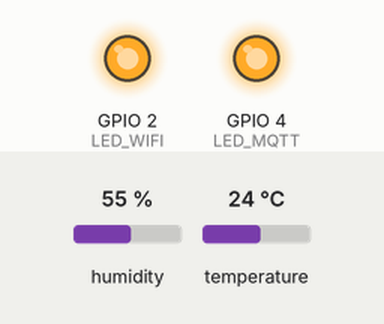
Recording of a program running on a simulated ESP32-S3. Shown: output pins drawn as LEDs (lit = HIGH). The test bench sets the inputs (shaded band); at power-on: humidity 55 %, temperature 24 °C. WiFi joins after 1.5 s; servers stay silent unless stated; the local clock reads 2024-03-15 10:24:30 at power-on unless the program sets it; no MQTT or app messages arrive unless stated; what the program prints to the serial monitor is not drawn.

Above: at 1.67 s.
At 4.2 s:
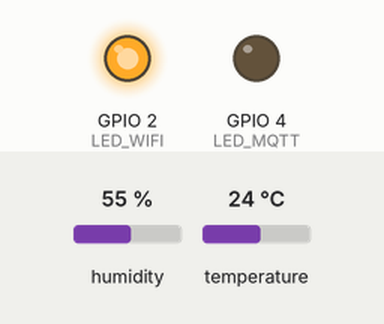
Timing chart, 0 to 8.1 s (numbered marks = the images above):
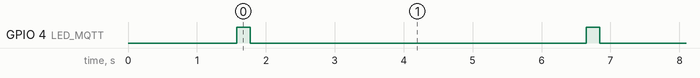

The program:

main.cpp
```cpp
#include <Arduino.h>
#include <WiFi.h>
#include <PubSubClient.h>
#include <DHT.h>
#include <RTClib.h>

// === KONFIGURASI WIFI & MQTT ===
const char *ssid = "Wokwi-GUEST";
const char *password = "";
const char *mqtt_server = "test.mosquitto.org";
const int mqtt_port = 1883;
const char *nama = "sendy";
String topic_data = "mqtt/" + String(nama) + "/data";

// === KONFIGURASI PIN LED ===
#define LED_WIFI 2
#define LED_MQTT 4

// === KONFIGURASI PIN DHT22 ===
#define DHTPIN 10
#define DHTTYPE DHT22
DHT sensor_dht(DHTPIN, DHTTYPE);

// === KONFIGURASI RTC DS1307 ===
RTC_DS1307 rtc;

// === OBJEK WIFI & MQTT ===
WiFiClient esp_client;
PubSubClient client(esp_client);

// === TASK HANDLES ===
TaskHandle_t TaskSensorHandle = NULL;


// === FUNGSI setup WIFI ===
void setupWifi()
{
  Serial.println("Connecting to WiFi...");
  WiFi.begin(ssid, password); // inisialisasi koneksi wifi
  while (WiFi.status() != WL_CONNECTED)
  {
    vTaskDelay(500 / portTICK_PERIOD_MS);
  }
  Serial.print("WiFi connected - IP: ");
  Serial.println(WiFi.localIP());
  Serial.println("");
  digitalWrite(LED_WIFI, HIGH);
}


// === FUNGSI CHECK KONEKSI WIFI ===
void checkWiFi()
{
  if (WiFi.status() != WL_CONNECTED)
  {
    digitalWrite(LED_WIFI, LOW);
    while (WiFi.status() != WL_CONNECTED)
    {
      WiFi.reconnect();
      vTaskDelay(500 / portTICK_PERIOD_MS);
    }
    digitalWrite(LED_WIFI, HIGH);
  }
}


// === TASK SENSOR ===
void taskSensor(void *pvParameters)
{
    const TickType_t xDelay = 5000 / portTICK_PERIOD_MS; // 5 detik
    const TickType_t xKedip = 200 / portTICK_PERIOD_MS; // 200 ms

    for (;;)
    {
      // cek koneksi WiFi
      if (WiFi.status() == WL_CONNECTED)
      {
        // baca sensor
        float data_hum = sensor_dht.readHumidity();
        float data_temp = sensor_dht.readTemperature();

        if (isnan(data_hum) || isnan(data_temp))
        {
            Serial.println("Failed to read from sensor_dht sensor!");
        }
        else
        {
            // ambil waktu dari RTC
            DateTime now_gmt7 = rtc.now(); // get waktu dari RTC (karena simulator wokwi pake waktu lokal browser jadinya default GMT+7)
            DateTime now_utc = now_gmt7 - TimeSpan(0, 7, 0, 0); // konversi ke UTC

            // format UTC
            char timestamp_utc[20];
            sprintf(timestamp_utc, "%04d-%02d-%02d %02d:%02d:%02d",
                    now_utc.year(), now_utc.month(), now_utc.day(),
                    now_utc.hour(), now_utc.minute(), now_utc.second());

            // format GMT+7
            char timestamp_gmt7[20];
            sprintf(timestamp_gmt7, "%04d-%02d-%02d %02d:%02d:%02d",
                    now_gmt7.year(), now_gmt7.month(), now_gmt7.day(),
                    now_gmt7.hour(), now_gmt7.minute(), now_gmt7.second());

            // buat data JSON
            String payload = "{";
            payload += "\"nama\":\"" + String(nama) + "\",";
            payload += "\"data\":{";
            payload += "\"temperature\":" + String(data_temp, 1) + ",";
            payload += "\"humidity\":" + String(data_hum, 1);
            payload += "},";
            payload += "\"timestamp\":\"" + String(timestamp_utc) + "\"";
            payload += "}";

            // koneksi ke MQTT
            client.connect("ESP32Client");

            // publish ke MQTT
            boolean result = client.publish(topic_data.c_str(), payload.c_str());

            // handle client MQTT
            client.loop();

            Serial.print("Datetime : ");
            Serial.println(timestamp_gmt7);
            Serial.print("Temperature : ");
            Serial.println(data_temp);
            Serial.print("Humidity : ");
            Serial.println(data_hum);
            Serial.print("Data Pack : ");
            Serial.println(payload);
            Serial.print("Result Publish : ");
            Serial.println(result ? "Success" : "Failed");
            Serial.println("=================================");

            if(result)
            {
              digitalWrite(LED_MQTT, HIGH);
              vTaskDelay(xKedip);
              digitalWrite(LED_MQTT, LOW);
            }
            else
            {
              digitalWrite(LED_MQTT, LOW);
              vTaskDelay(xKedip);
            }
          }
        }
        else
        {
          Serial.println("WiFi not connected!");
          checkWiFi();
        }

        vTaskDelay(xDelay - xKedip);
    }
}


// === SETUP ===
void setup()
{
  Serial.begin(115200); // inisialisasi serial monitor
  sensor_dht.begin();   // inisialisasi sensor DHT22

  // Inisialisasi LED
  pinMode(LED_WIFI, OUTPUT);
  pinMode(LED_MQTT, OUTPUT);
  digitalWrite(LED_WIFI, LOW);
  digitalWrite(LED_MQTT, LOW);

  if (!rtc.begin()) // inisialisasi RTC
  {
    while (1);
  }

  if (!rtc.isrunning()) // inisialisasi RTC
  {
    rtc.adjust(DateTime(F(__DATE__), F(__TIME__))); // set waktu sesuai waktu kompilasi
  }

  setupWifi();                              // setup wifi
  client.setServer(mqtt_server, mqtt_port); // set server MQTT

  // Task Sensor
  xTaskCreate(
      taskSensor,         // fungsi task
      "taskSensor",       // nama task
      4096,               // stack size
      NULL,               // parameter
      1,                  // priority
      &TaskSensorHandle); // handle task
}


// === LOOP ===
void loop()
{
  // loop
}
```

Measured:
- by itself, GPIO 4 (LED_MQTT): alternates HIGH for 0.20 s and LOW for 4.9 s
